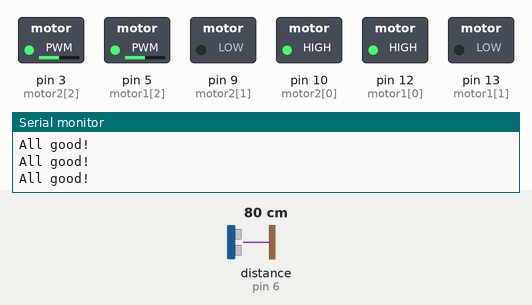
This sketch was run on a simulated Arduino Mega 2560, built with avr-gcc and run on an emulated ATmega2560. On the bench: switched loads named in the sketch (green lamp = pin HIGH), the last lines printed to the serial monitor. Wiring (inferred from the names in the program): ultrasonic range finder: trigger pin 6; echo pin 6. Inputs (shaded band) come from the test bench; at power-on: distance to the obstacle (sensor on pin 6) 80 cm. The echo pulse lasts 58.3 µs per cm.

Above: at 1.2 s.
1.3 s: distance to the obstacle (sensor on pin 6) set to 2 cm
At 3.8 s:
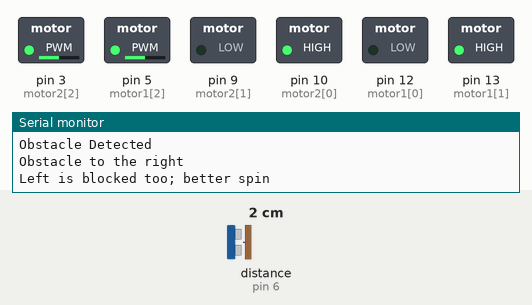
4.3 s: distance to the obstacle (sensor on pin 6) set to 18 cm
5.8 s: distance to the obstacle (sensor on pin 6) set to 24 cm
At 7.3 s:
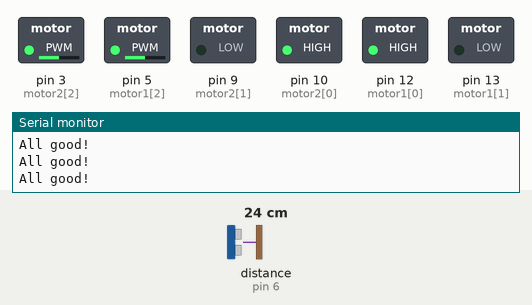
7.6 s: distance to the obstacle (sensor on pin 6) set to 4 cm
At 8.4 s:
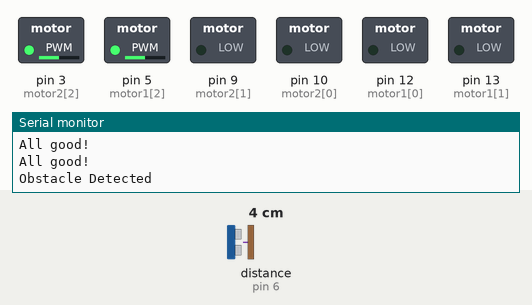
10.6 s: distance to the obstacle (sensor on pin 6) set to 35 cm
At 11.1 s:
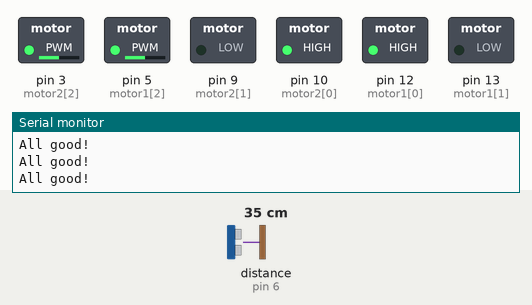
Timing chart, 0 to 13.1 s (numbered marks = the images above; inputs shaded):
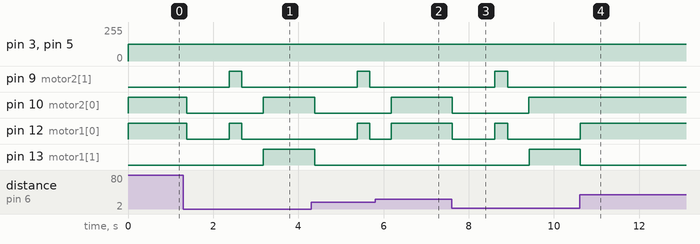

The sketch:

sketch_mar05a.ino
```cpp
const int pingPin = 6;
const int dangerThresh = 20;
int leftDistance, rightDistance; //distances on either side
const int motor1[3] = {12,13, 5};
const int motor2[3] = {10,9,3};
const int LED = 22;
long duration; //time it takes to recieve PING))) signal
byte PWM_val = 127;

void setup()
{
   pinMode(motor1[0], OUTPUT);
   pinMode(motor1[1], OUTPUT);
   pinMode(motor1[2], OUTPUT);
   pinMode(motor2[0], OUTPUT);
   pinMode(motor2[1], OUTPUT);
   pinMode(motor2[2], OUTPUT);
  Serial.begin(9600);
}

void loop()
{
  int distanceFwd = ping();
  if (distanceFwd>dangerThresh) //if path is clear
  {
    Serial.println("All good!");
    driveForward(motor1);
    driveForward(motor2);
    delay(100);
  }
  else //if path is blocked
  {
    Serial.println("Obstacle Detected");
    driveStop(motor1);
    driveStop(motor2);
    digitalWrite(LED, HIGH);
    delay(1000);
    digitalWrite(LED, LOW);

    driveForward(motor1);
    driveBackward(motor2);
    delay(300);
    driveStop(motor1);
    driveStop(motor2);
    delay(500);
    driveForward(motor1);
    driveForward(motor2);
    int distanceFwd = ping();

    if (distanceFwd>dangerThresh) //if path is clear
    {
      Serial.println("Good to the right");
      driveForward(motor1);
      driveForward(motor2);
      delay(100);
    }
    else{
      Serial.println("Obstacle to the right");
      driveForward(motor2);
      driveBackward(motor1);
      delay(600);
      int distanceFwd = ping();
      if (distanceFwd>dangerThresh) //if path is clear
      {
        Serial.print("Good to the left");
        driveForward(motor1);
        driveForward(motor2);
        delay(100);
      }
      else{
        Serial.print("Left is blocked too; better spin");
        driveForward(motor2);
        driveBackward(motor1);
        delay(600);
        if (distanceFwd>dangerThresh) //if path is clear
        {
          Serial.print("Path behind is clear");
          driveForward(motor1);
          driveForward(motor2);
          delay(100);
        }
      }
    }
  }
}


//    driveBackward(motor1);
//    driveBackward(motor2);
//    delay(1000);
//    driveStop(motor1);
//    delay(400);
//    driveStop(motor2);
//    driveForward(motor1);
//    driveForward(motor2);


long ping()
{
  // Send out PING))) signal pulse
  pinMode(pingPin, OUTPUT);
  digitalWrite(pingPin, LOW);
  delayMicroseconds(2);
  digitalWrite(pingPin, HIGH);
  delayMicroseconds(5);
  digitalWrite(pingPin, LOW);

  //Get duration it takes to receive echo
  pinMode(pingPin, INPUT);
  duration = pulseIn(pingPin, HIGH);

  //Convert duration into distance
  return duration / 29 / 2;
}

void driveForward( const int motorPin_array[] ) {
  digitalWrite( motorPin_array[0], 1 );
  digitalWrite( motorPin_array[1], 0 );
  analogWrite(motorPin_array[2], PWM_val);

}

void driveBackward( const int motorPin_array[] ) {
  digitalWrite( motorPin_array[0], 0 );
  digitalWrite( motorPin_array[1], 1 );
  analogWrite(motorPin_array[2], PWM_val);

}

void driveStop( const int motorPin_array[] ) {
  digitalWrite( motorPin_array[0], 0 );
  digitalWrite( motorPin_array[1], 0 );
}
```

Measured:
- the behaviour switches between 21 and 22 cm on distance to the obstacle (sensor on pin 6) (found by bisection; images 1 and 2)
- after the input at 1.3 s, pin 9 (motor2[1]): LOW → HIGH after 1.1 s, → LOW 0.30 s later; pin 10 (motor2[0]): HIGH → LOW after 0.07 s, → HIGH 1.8 s later; pin 12 (motor1[0]): HIGH → LOW after 0.07 s, → HIGH 1.0 s later, → LOW 0.30 s later; pin 13 (motor1[1]): LOW → HIGH after 1.9 s
- after the input at 5.8 s, pin 12 (motor1[0]): LOW → HIGH after 0.38 s; pin 13 (motor1[1]): stays LOW (without the input it goes to HIGH after 0.38 s)
- after the input at 7.6 s, pin 9 (motor2[1]): LOW → HIGH after 1.0 s, → LOW 0.30 s later; pin 10 (motor2[0]): HIGH → LOW at once, → HIGH 1.8 s later; pin 12 (motor1[0]): HIGH → LOW at once, → HIGH 1.0 s later, → LOW 0.30 s later; pin 13 (motor1[1]): LOW → HIGH after 1.8 s
- after the input at 10.6 s, pin 9 (motor2[1]): stays LOW (without the input it goes to HIGH after 1.0 s); pin 10 (motor2[0]): stays HIGH (without the input it goes to LOW after 0.02 s); pin 13 (motor1[1]): goes on until 10.6 s, then stays LOW
